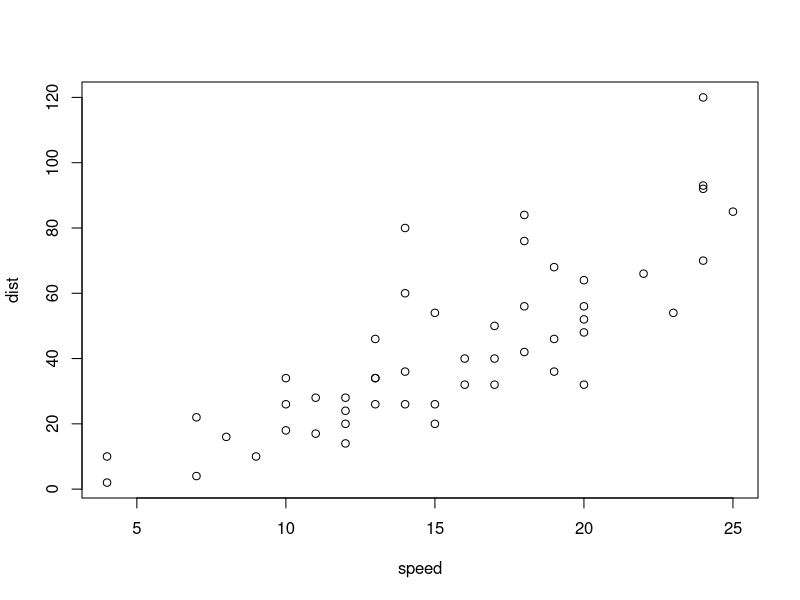
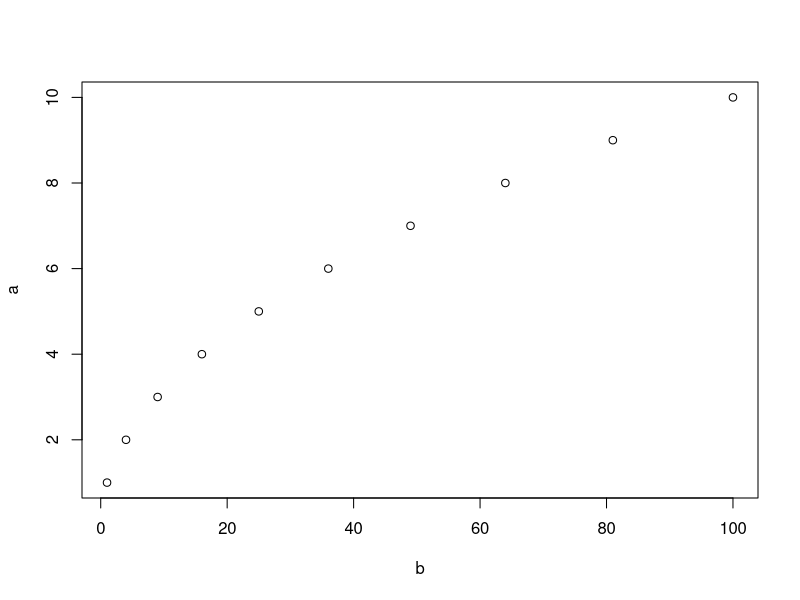

Generate these figures, in order, with R:
## ---- chunk 1
summary(cars)
## ---- chunk 2
plot(cars)
## ---- chunk 3
a=1:10
b=a^2
plot(b,a)
